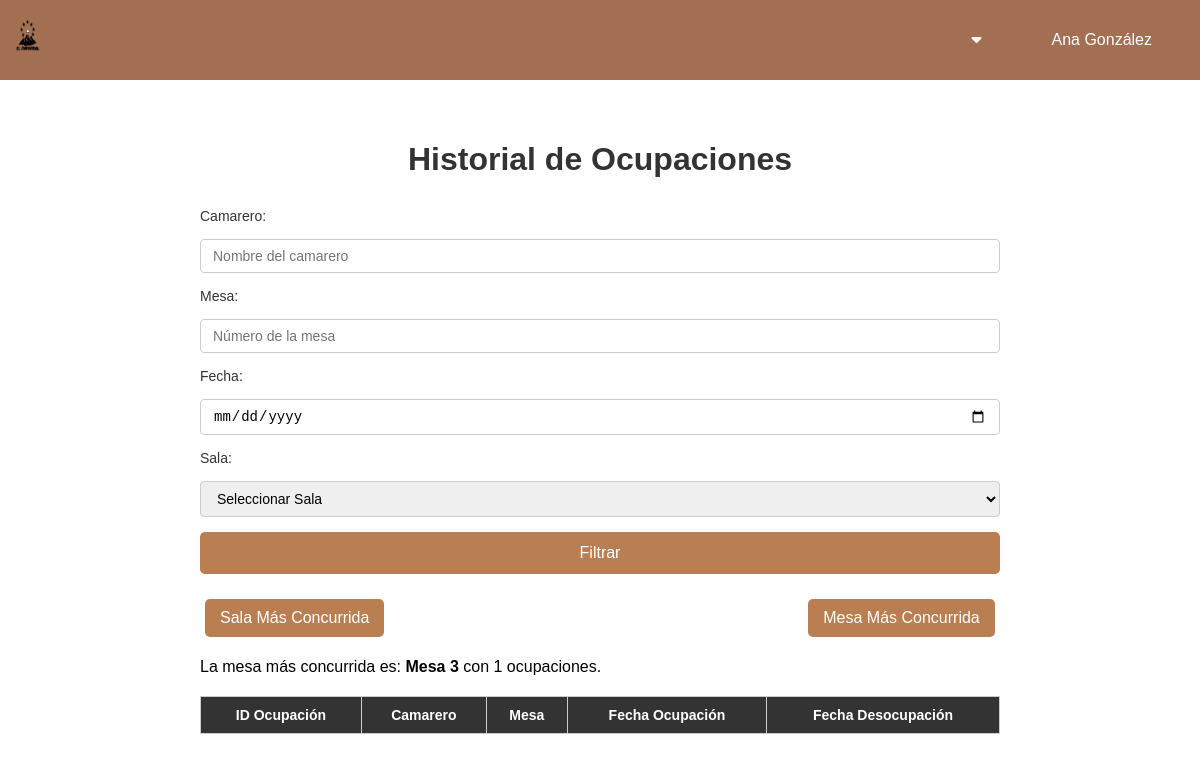
/public/historial.php?action=mesa_concurrida (signed in), run on an earlier commit of the app's database.
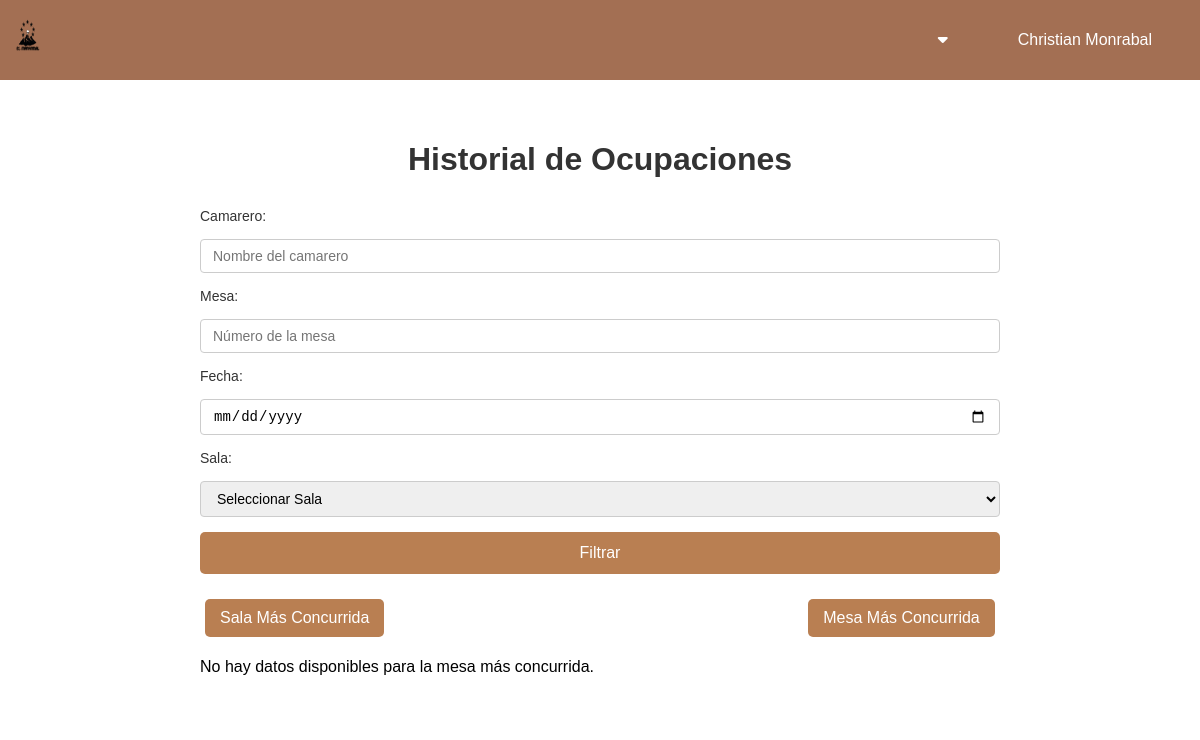
And on a later commit of the database.
### tables this page shows
CREATE TABLE tbl_mesa (
    id_mesa INT AUTO_INCREMENT PRIMARY KEY NOT NULL,
    id_sala INT NOT NULL,
    num_sillas_mesa INT NOT NULL,
    estado_mesa ENUM('libre', 'ocupada') NOT NULL DEFAULT 'libre',
    FOREIGN KEY (id_sala) REFERENCES tbl_sala(id_sala)
);

### public/historial.php (the view, shortened to what this page needs)
<?php
include_once '../private/filter_historial.php';
?>
<!DOCTYPE html>
<html lang="es">
<head>
    <link rel="stylesheet" href="https://cdnjs.cloudflare.com/ajax/libs/font-awesome/6.0.0-beta3/css/all.min.css">
    <link rel="stylesheet" href="../css/historial.css">
</head>
<body>
<div class="navbar">
        <a href="../index.php">
            <img src="../img/icon.png" class="icon" alt="Icono">
        </a>
        <div class="user-info">
        <div class="dropdown">
            <i class="fas fa-caret-down" style="font-size: 16px; margin-right: 10px;"></i>
        </div>
        <span><?php echo $_SESSION['nombre_usuario']; ?></span>
    </div>
</div>
    <div class="container">
        <h1>Historial de Ocupaciones</h1>
        <form method="GET" id="filterForm">
            <label for="camarero">Camarero:</label>
            <input type="text" name="camarero" id="camarero" placeholder="Nombre del camarero"
                value="<?php echo isset($_GET['camarero']) ? htmlspecialchars($_GET['camarero']) : ''; ?>">
            <label for="mesa">Mesa:</label>
            <input type="number" name="mesa" id="mesa" placeholder="Número de la mesa"
                value="<?php echo isset($_GET['mesa']) ? htmlspecialchars($_GET['mesa']) : ''; ?>">
            <label for="fecha">Fecha:</label>
            <input type="date" name="fecha" id="fecha"
                value="<?php echo isset($_GET['fecha']) ? htmlspecialchars($_GET['fecha']) : ''; ?>">
            <label for="sala">Sala:</label>
            <select name="sala" id="sala">
                <option value="">Seleccionar Sala</option>
            </select>
            <button type="submit">Filtrar</button>
        </form>
        <a href="historial.php?action=sala_concurrida" class="btn">Sala Más Concurrida</a>
        <a href="historial.php?action=mesa_concurrida" class="btn margen">Mesa Más Concurrida</a>
        <?php include_once '../private/occupancy_stats.php'; ?>
        <div id="resultados">
            <?php if ($result && mysqli_num_rows($result) > 0): ?>
                <table>
                    <tr>
                        <th>ID Ocupación</th>
                        <th>Camarero</th>
                        <th>Mesa</th>
                        <th>Fecha Ocupación</th>
                        <th>Fecha Desocupación</th>
                    </tr>
                </table>
            <?php endif; ?>
        </div>
    </div>
</body>
</html>

### private/occupancy_stats.php (shortened to what this page needs)
<?php
include_once '../db/conexion.php';
if (isset($_GET['action'])) {
    if ($_GET['action'] === 'mesa_concurrida') {
        $query = "SELECT m.id_mesa, COUNT(DISTINCT o.id_ocupacion) AS total_ocupaciones
                    FROM tbl_ocupacion o
                    JOIN tbl_mesa m ON o.id_mesa = m.id_mesa
                    GROUP BY m.id_mesa
                    ORDER BY total_ocupaciones DESC
                    LIMIT 1";
        $result = mysqli_query($conn, $query);
        if ($result && mysqli_num_rows($result) > 0) {
            $row = mysqli_fetch_assoc($result);
            echo "<p class='info'>La mesa más concurrida es: <strong>Mesa {$row['id_mesa']}</strong> con {$row['total_ocupaciones']} ocupaciones.</p>";
        } else {
            echo "<p class='info'>No hay datos disponibles para la mesa más concurrida.</p>";
        }
    }
}
?>

### css/historial.css (style rules this page uses)
body { font-family: Arial, sans-serif; margin: 0; padding: 0; height: 100vh; }
.navbar { background-color: #a36f53; color: #fff; padding: 8px; display: flex; justify-content: space-between; align-items: center; }
.icon { height: 60px; width: 40px; }
.navbar .user-info { display: flex; align-items: center; margin-right: 20px; }
.navbar .user-info span { margin-left: 40px; margin-right: 20px; }
.dropdown i { margin-right: 25px; }
.dropdown { position: relative; display: inline-block; margin-right: 20px; }
.container { margin: 20px auto; padding: 20px; background-color: #fff; border-radius: 8px; max-width: 800px; }
h1 { text-align: center; font-size: 2rem; margin-bottom: 30px; color: #333; }
form { display: flex; flex-direction: column; gap: 15px; margin-bottom: 20px; }
label { font-size: 14px; color: #333; }
input, select { padding: 8px 12px; font-size: 14px; border: 1px solid #ccc; border-radius: 4px; transition: border-color 0.3s ease; }
button[type="submit"] { padding: 12px 20px; background-color: #b97f52; color: white; border: none; border-radius: 5px; font-size: 16px; cursor: pointer; transition: background-color 0.3s, transform 0.2s; }
.btn { display: inline-block; padding: 10px 15px; margin: 5px; background-color: #b97f52; color: white; text-decoration: none; border-radius: 5px; text-align: center; }
.margen { margin-left: 51.8%; }
table { width: 100%; border-collapse: collapse; margin-top: 20px; }
th, td { padding: 10px; border: 1px solid #ccc; text-align: center; font-size: 14px; }
th { background-color: #333; color: white; }

What changed in the data, as far as the page shows it:
no longer on this page (row edited): tbl_mesa: id_mesa "3"
Also different on the page:
$_SESSION['nombre_usuario']: "Ana González" → "Christian Monrabal"
$row['total_ocupaciones']: "1" → (not shown)
text no longer shown: "La mesa más concurrida es: Mesa con ocupaciones. ID Ocupación Camarero Mesa Fecha Ocupación Fecha Desocupación"
text now shown: "No hay datos disponibles para la mesa más concurrida."
